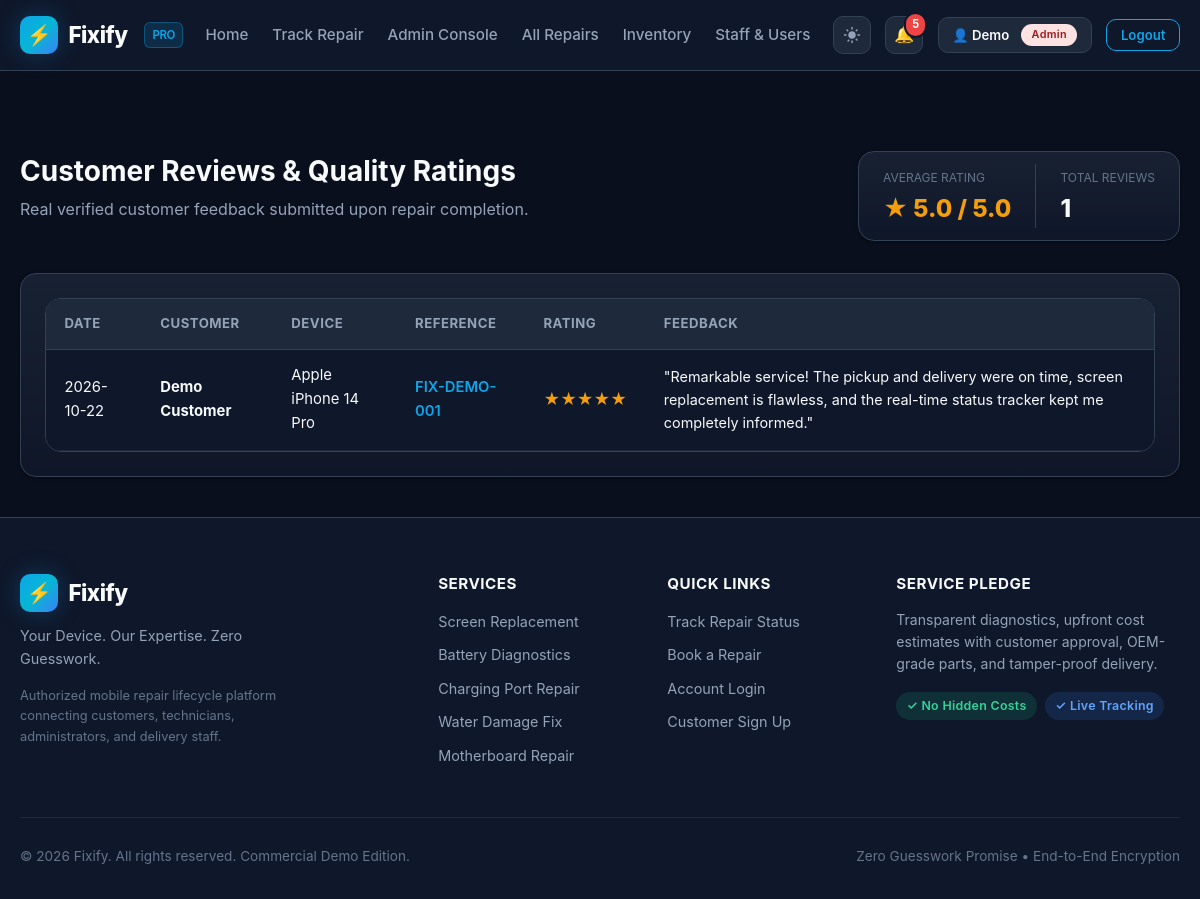
/admin/reviews (signed in), run on the app's committed database.
### tables this page shows
CREATE TABLE reviews (
    id INTEGER PRIMARY KEY AUTOINCREMENT,
    booking_id INTEGER NOT NULL UNIQUE,
    customer_id INTEGER NOT NULL,
    rating INTEGER NOT NULL CHECK(rating BETWEEN 1 AND 5),
    review_text TEXT,
    created_at TEXT NOT NULL DEFAULT (datetime('now')),
    FOREIGN KEY (booking_id) REFERENCES bookings(id),
    FOREIGN KEY (customer_id) REFERENCES users(id)
);

CREATE TABLE users (
    id INTEGER PRIMARY KEY AUTOINCREMENT,
    full_name TEXT NOT NULL,
    email TEXT NOT NULL UNIQUE,
    mobile TEXT,
    password_hash TEXT,
    google_id TEXT UNIQUE,
    avatar_url TEXT,
    totp_secret TEXT,
    is_totp_enabled INTEGER NOT NULL DEFAULT 0,
    role TEXT NOT NULL DEFAULT 'customer' CHECK(role IN ('customer','admin','technician','delivery')),
    is_active INTEGER NOT NULL DEFAULT 1,
    created_at TEXT NOT NULL DEFAULT (datetime('now')),
    updated_at TEXT NOT NULL DEFAULT (datetime('now'))
);

CREATE TABLE bookings (
    id INTEGER PRIMARY KEY AUTOINCREMENT,
    reference TEXT NOT NULL UNIQUE,
    customer_id INTEGER NOT NULL,
    phone_brand TEXT NOT NULL,
    phone_model TEXT NOT NULL,
    category_id INTEGER,
    problem_description TEXT NOT NULL,
    device_condition TEXT,
    service_type TEXT NOT NULL DEFAULT 'walk_in' CHECK(service_type IN ('walk_in','pickup_delivery')),
    pickup_address TEXT,
    preferred_date TEXT,
    additional_notes TEXT,
    status TEXT NOT NULL DEFAULT 'Booked' CHECK(status IN (
        'Booked','Assigned','Diagnosis','Waiting for Approval',
        'Estimate Rejected','In Progress','Ready for Pickup',
        'Out for Delivery','Delivered','Completed','Cancelled','Unable to Repair'
    )),
    technician_id INTEGER,
    delivery_staff_id INTEGER,
    created_at TEXT NOT NULL DEFAULT (datetime('now')),
    updated_at TEXT NOT NULL DEFAULT (datetime('now')),
    FOREIGN KEY (customer_id) REFERENCES users(id),
    FOREIGN KEY (category_id) REFERENCES repair_categories(id),
    FOREIGN KEY (technician_id) REFERENCES users(id),
    FOREIGN KEY (delivery_staff_id) REFERENCES users(id)
);

### routes/admin.py (the view)
@bp.route('/reviews')
@login_required(roles=['admin'])
def reviews():
    db = get_db()
    review_list = db.execute(
        """SELECT r.*, b.reference, b.phone_brand, b.phone_model, u.full_name as customer_name
           FROM reviews r
           JOIN bookings b ON r.booking_id = b.id
           JOIN users u ON r.customer_id = u.id
           ORDER BY r.created_at DESC"""
    ).fetchall()
    stats = db.execute(
        "SELECT COUNT(*) as total_reviews, COALESCE(AVG(rating), 0) as avg_rating FROM reviews"
    ).fetchone()
    return render_template('admin/reviews.html', reviews=review_list, stats=stats)

### database/db.py (called while the page is built)
def get_db():
    if 'db' not in g:
        g.db = sqlite3.connect(
            current_app.config['DATABASE'],
            detect_types=sqlite3.PARSE_DECLTYPES
        )
        g.db.row_factory = sqlite3.Row
        g.db.execute("PRAGMA foreign_keys = ON")
    return g.db

### services/auth_service.py (called while the page is built, shortened)
def login_required(roles=None):
    if isinstance(roles, str):
        roles = [roles]
    def decorator(f):
        @wraps(f)
        def decorated_function(*args, **kwargs):
            user_id = session.get('user_id')
            if not user_id:
                flash('Please log in to access this page.', 'warning')
                return redirect(url_for('auth.login', next=request.path))
            user_role = session.get('user_role')
            return f(*args, **kwargs)
        return decorated_function
    return decorator

### services/notification_service.py (called while the page is built)
def get_unread_count(user_id):
    db = get_db()
    row = db.execute(
        "SELECT COUNT(*) as count FROM notifications WHERE user_id = ? AND is_read = 0",
        (user_id,)
    ).fetchone()
    return row['count'] if row else 0

### templates/admin/reviews.html (shortened to what this page needs)
{% extends "base.html" %}
{% block content %}
<div class="container-fluid" style="max-width: 1250px; padding: 2.5rem 1.25rem;">
    <div style="display: flex; justify-content: space-between; align-items: center; margin-bottom: 2rem; flex-wrap: wrap; gap: 1rem;">
        <div>
            <h2>Customer Reviews & Quality Ratings</h2>
            <p>Real verified customer feedback submitted upon repair completion.</p>
        </div>
        <div class="card" style="padding: 0.75rem 1.5rem; display: flex; align-items: center; gap: 1.5rem;">
            <div>
                <span style="font-size: 0.75rem; color: var(--text-muted); text-transform: uppercase;">Average Rating</span>
                <div style="font-size: 1.5rem; font-weight: 800; color: #f59e0b;">
                    ★ {{ "%.1f"|format(stats.avg_rating or 5.0) }} / 5.0
                </div>
            </div>
            <div style="border-left: 1px solid var(--border-color); padding-left: 1.5rem;">
                <span style="font-size: 0.75rem; color: var(--text-muted); text-transform: uppercase;">Total Reviews</span>
                <div style="font-size: 1.5rem; font-weight: 800; color: var(--text-primary);">
                    {{ stats.total_reviews or 0 }}
                </div>
            </div>
        </div>
    </div>
    <div class="card">
        {% if reviews %}
            <div class="table-responsive">
                <table class="table">
                    <thead>
                        <tr>
                            <th>Date</th>
                            <th>Customer</th>
                            <th>Device</th>
                            <th>Reference</th>
                            <th>Rating</th>
                            <th>Feedback</th>
                        </tr>
                    </thead>
                    <tbody>
                        {% for r in reviews %}
                        <tr>
                            <td>{{ r.created_at[:10] }}</td>
                            <td><strong>{{ r.customer_name }}</strong></td>
                            <td>{{ r.phone_brand }} {{ r.phone_model }}</td>
                            <td>
                                <a href="{{ url_for('admin.booking_detail', booking_id=r.booking_id) }}" style="font-weight: 600;">
                                    {{ r.reference }}
                                </a>
                            </td>
                            <td>
                                <span style="color: #f59e0b; font-size: 1rem;">
                                    {% for i in range(r.rating) %}★{% endfor %}{% for i in range(5 - r.rating) %}☆{% endfor %}
                                </span>
                            </td>
                            <td style="font-size: 0.9rem;">
                                {% if r.review_text %}
                                    "{{ r.review_text }}"
                                {% else %}
                                    <span style="color: var(--text-muted); font-style: italic;">No written comments provided.</span>
                                {% endif %}
                            </td>
                        </tr>
                        {% endfor %}
                    </tbody>
                </table>
            </div>
        {% else %}
            <div style="text-align: center; padding: 3rem 1.5rem;">
                <p>No customer reviews submitted yet. Reviews are invited upon repair completion.</p>
            </div>
        {% endif %}
    </div>
</div>
{% endblock %}

### static/css/style.css (style rules this page uses)
:root, [data-theme="dark"] { --bg-base: #0a0f1d; --bg-surface: #0f172a; --bg-card: #1e293b; --bg-card-hover: #26354a; --bg-input: #0b1324; --bg-modal: #111c33; --border-color: #334155; --border-subtle: #1e293b; --border-accent: rgba(14, 165, 233, 0.35); --text-primary: #f8fafc; --text-secondary: #94a3b8; --text-muted: #64748b; --text-on-accent: #ffffff; --accent-primary: #0ea5e9; --accent-hover: #38bdf8; --accent-glow: rgba(14, 165, 233, 0.25); --accent-gradient: linear-gradient(135deg, #0ea5e9 0%, #06b6d4 50%, #3b82f6 100%); --card-gradient: linear-gradient(180deg, rgba(30, 41, 59, 0.7) 0%, rgba(15, 23, 42, 0.9) 100%); --status-booked-bg: rgba(59, 130, 246, 0.15); --status-booked-text: #60a5fa; --status-diag-bg: rgba(245, 158, 11, 0.15); --status-diag-text: #fbbf24; --status-progress-bg: rgba(168, 85, 247, 0.15); --status-progress-text: #c084fc; --status-success-bg: rgba(16, 185, 129, 0.15); --status-success-text: #34d399; --status-danger-bg: rgba(239, 68, 68, 0.15); --status-danger-text: #f87171; --shadow-sm: 0 1px 3px rgba(0, 0, 0, 0.4); --shadow-md: 0 4px 14px rgba(0, 0, 0, 0.5); --shadow-lg: 0 10px 30px rgba(0, 0, 0, 0.65); --shadow-glow: 0 0 25px rgba(14, 165, 233, 0.25); --radius-sm: 6px; --radius-md: 10px; --radius-lg: 16px; --radius-full: 9999px; --transition: all 0.2s cubic-bezier(0.4, 0, 0.2, 1); }
*, *::before, *::after { box-sizing: border-box; margin: 0; padding: 0; }
html { font-size: 16px; scroll-behavior: smooth; }
body { font-family: -apple-system, BlinkMacSystemFont, "Segoe UI", Roboto, "Helvetica Neue", Arial, sans-serif; background-color: var(--bg-base); color: var(--text-primary); line-height: 1.6; min-height: 100vh; display: flex; flex-direction: column; transition: background-color 0.25s ease, color 0.25s ease; }
a { color: var(--accent-primary); text-decoration: none; transition: var(--transition); }
h1, h2, h3, h4, h5, h6 { color: var(--text-primary); font-weight: 700; line-height: 1.25; margin-bottom: 0.5rem; }
h2 { font-size: 1.75rem; }
p { margin-bottom: 1rem; color: var(--text-secondary); }
.container-fluid { width: 100%; padding: 0 1.5rem; }
.card { background: var(--card-gradient); border: 1px solid var(--border-color); border-radius: var(--radius-lg); padding: 1.5rem; box-shadow: var(--shadow-sm); transition: var(--transition); }
.table-responsive { width: 100%; overflow-x: auto; border-radius: var(--radius-lg); border: 1px solid var(--border-color); }
.table { width: 100%; border-collapse: collapse; text-align: left; background: var(--bg-surface); }
.table th { background: var(--bg-card); color: var(--text-secondary); font-size: 0.825rem; font-weight: 700; text-transform: uppercase; letter-spacing: 0.5px; padding: 0.9rem 1.15rem; border-bottom: 1px solid var(--border-color); }
.table td { padding: 0.9rem 1.15rem; border-bottom: 1px solid var(--border-subtle); color: var(--text-primary); font-size: 0.925rem; vertical-align: middle; }

### data on the page
reviews: created_at "2026-10-22", customer_name "Demo Customer", phone_brand "Apple", phone_model "iPhone 14 Pro", reference "FIX-DEMO-001", review_text "Remarkable service! The pickup and delivery were on time, screen replacement is flawless, and the real-time status tracker kept me completely informed."

### other printed values
{{ unread_notifications_count }} "5"
{{ session.get('user_name', 'Account').split()[0] }} "Demo"
{{ session.get('user_role') }} "Admin"
{{ "%.1f"|format(stats.avg_rating or 5.0) }} "5.0"
{{ stats.total_reviews or 0 }} "1"
{{ tagline }} "Your Device. Our Expertise. Zero Guesswork."
